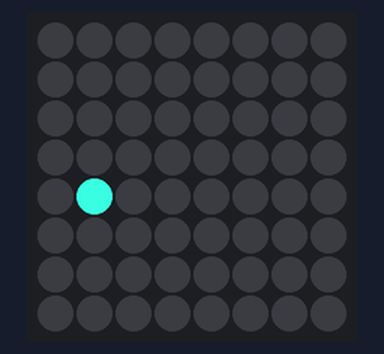
Bench run of a program on a simulated Raspberry Pi (BCM pin numbers) with a Sense HAT. Parts: the Sense HAT's 8×8 RGB LED matrix. Random numbers come from a fixed seed. At 2.3 s the program stops and its outputs stay as they are.

Above: at 0.03 s.
At 0.48 s:
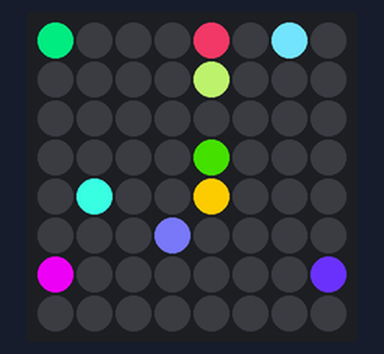
At 0.99 s:
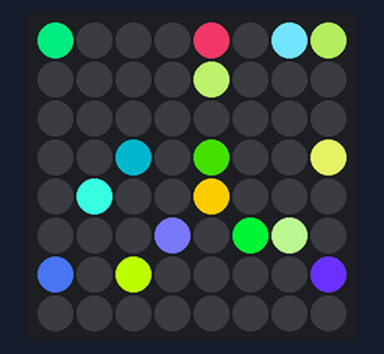
At 1.43 s:
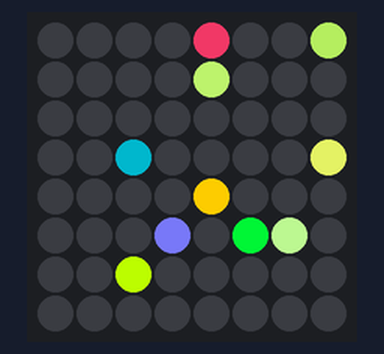
At 1.88 s:
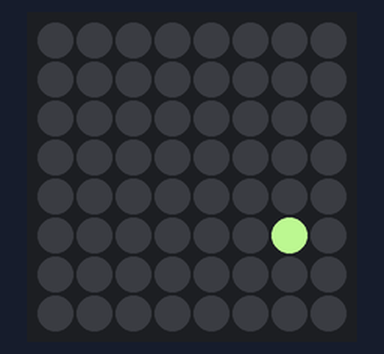

The program:

1.py
```python
#!/usr/bin/env python3

# Fills the matrix randomly and cleans up. All step by step.

from sense_hat import SenseHat
from random import randint
from time import sleep

sense = SenseHat()

sense.clear()

c_pixels = []
for count in range(randint(0, 64)):
  x = randint(0,7)
  y = randint(0,7)
  r = randint(0,255)
  g = randint(0,255)
  b = randint(0,255)
  sense.set_pixel(x, y, r, g , b)
  if [x,y] not in c_pixels:
	  c_pixels.append([x,y])
  sleep(0.05)
sleep(0.3)

for pixel in c_pixels:
  sense.set_pixel(pixel[0],pixel[1],0,0,0)
  sleep(0.05)
sleep(0.3)
```
